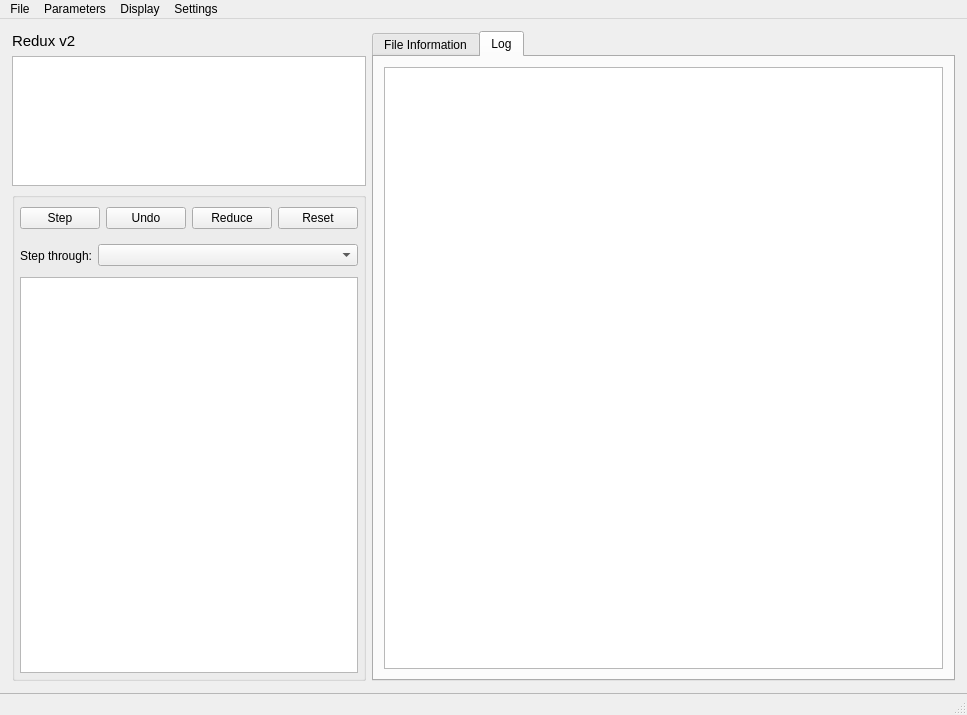
<?xml version="1.0" encoding="UTF-8"?>
<ui version="4.0">
 <class>MainWindow</class>
 <widget class="QMainWindow" name="MainWindow">
  <property name="geometry">
   <rect>
    <x>0</x>
    <y>0</y>
    <width>967</width>
    <height>715</height>
   </rect>
  </property>
  <property name="windowTitle">
   <string>Redux</string>
  </property>
  <property name="styleSheet">
   <string notr="true">#statusbar {
    border-top: 1px solid rgb(183, 183, 183)
}</string>
  </property>
  <widget class="QWidget" name="centralwidget">
   <property name="font">
    <font>
     <pointsize>12</pointsize>
    </font>
   </property>
   <layout class="QGridLayout" name="gridLayout">
    <property name="leftMargin">
     <number>12</number>
    </property>
    <property name="topMargin">
     <number>12</number>
    </property>
    <property name="rightMargin">
     <number>12</number>
    </property>
    <property name="bottomMargin">
     <number>12</number>
    </property>
    <item row="0" column="0">
     <layout class="QHBoxLayout" name="horizontalLayout_3">
      <property name="sizeConstraint">
       <enum>QLayout::SetMinimumSize</enum>
      </property>
      <item>
       <widget class="QWidget" name="pipeStepContainer" native="true">
        <property name="enabled">
         <bool>true</bool>
        </property>
        <property name="sizePolicy">
         <sizepolicy hsizetype="Fixed" vsizetype="Preferred">
          <horstretch>0</horstretch>
          <verstretch>0</verstretch>
         </sizepolicy>
        </property>
        <property name="minimumSize">
         <size>
          <width>333</width>
          <height>0</height>
         </size>
        </property>
        <property name="maximumSize">
         <size>
          <width>500</width>
          <height>16777215</height>
         </size>
        </property>
        <layout class="QVBoxLayout" name="verticalLayout_3">
         <property name="spacing">
          <number>-1</number>
         </property>
         <property name="leftMargin">
          <number>0</number>
         </property>
         <property name="topMargin">
          <number>1</number>
         </property>
         <property name="rightMargin">
          <number>0</number>
         </property>
         <property name="bottomMargin">
          <number>0</number>
         </property>
         <item>
          <widget class="QLabel" name="pipelineVersionLabel">
           <property name="sizePolicy">
            <sizepolicy hsizetype="Preferred" vsizetype="Fixed">
             <horstretch>0</horstretch>
             <verstretch>0</verstretch>
            </sizepolicy>
           </property>
           <property name="minimumSize">
            <size>
             <width>0</width>
             <height>18</height>
            </size>
           </property>
           <property name="font">
            <font>
             <pointsize>11</pointsize>
            </font>
           </property>
           <property name="text">
            <string>Redux v2</string>
           </property>
           <property name="margin">
            <number>2</number>
           </property>
          </widget>
         </item>
         <item>
          <widget class="QTextEdit" name="fileSummaryTextEdit">
           <property name="sizePolicy">
            <sizepolicy hsizetype="Expanding" vsizetype="Maximum">
             <horstretch>0</horstretch>
             <verstretch>0</verstretch>
            </sizepolicy>
           </property>
           <property name="minimumSize">
            <size>
             <width>0</width>
             <height>130</height>
            </size>
           </property>
           <property name="maximumSize">
            <size>
             <width>16777215</width>
             <height>130</height>
            </size>
           </property>
           <property name="font">
            <font>
             <pointsize>12</pointsize>
            </font>
           </property>
           <property name="focusPolicy">
            <enum>Qt::NoFocus</enum>
           </property>
           <property name="lineWrapMode">
            <enum>QTextEdit::NoWrap</enum>
           </property>
           <property name="html">
            <string>&lt;!DOCTYPE HTML PUBLIC &quot;-//W3C//DTD HTML 4.0//EN&quot; &quot;http://www.w3.org/TR/REC-html40/strict.dtd&quot;&gt;
&lt;html&gt;&lt;head&gt;&lt;meta name=&quot;qrichtext&quot; content=&quot;1&quot; /&gt;&lt;style type=&quot;text/css&quot;&gt;
p, li { white-space: pre-wrap; }
&lt;/style&gt;&lt;/head&gt;&lt;body style=&quot; font-family:'.AppleSystemUIFont'; font-size:12pt; font-weight:400; font-style:normal;&quot;&gt;
&lt;p style=&quot;-qt-paragraph-type:empty; margin-top:0px; margin-bottom:0px; margin-left:0px; margin-right:0px; -qt-block-indent:0; text-indent:0px; font-family:'.SF NS Text'; font-size:13pt;&quot;&gt;&lt;br /&gt;&lt;/p&gt;&lt;/body&gt;&lt;/html&gt;</string>
           </property>
           <property name="textInteractionFlags">
            <set>Qt::NoTextInteraction</set>
           </property>
           <property name="placeholderText">
            <string/>
           </property>
          </widget>
         </item>
         <item>
          <widget class="QGroupBox" name="controlsBox">
           <property name="enabled">
            <bool>true</bool>
           </property>
           <property name="sizePolicy">
            <sizepolicy hsizetype="Expanding" vsizetype="Preferred">
             <horstretch>0</horstretch>
             <verstretch>0</verstretch>
            </sizepolicy>
           </property>
           <property name="maximumSize">
            <size>
             <width>16777215</width>
             <height>16777215</height>
            </size>
           </property>
           <layout class="QVBoxLayout" name="verticalLayout">
            <property name="spacing">
             <number>-1</number>
            </property>
            <property name="sizeConstraint">
             <enum>QLayout::SetDefaultConstraint</enum>
            </property>
            <property name="leftMargin">
             <number>5</number>
            </property>
            <property name="topMargin">
             <number>5</number>
            </property>
            <property name="rightMargin">
             <number>5</number>
            </property>
            <property name="bottomMargin">
             <number>5</number>
            </property>
            <item>
             <widget class="QFrame" name="stepControls">
              <property name="enabled">
               <bool>true</bool>
              </property>
              <property name="sizePolicy">
               <sizepolicy hsizetype="Expanding" vsizetype="Fixed">
                <horstretch>0</horstretch>
                <verstretch>0</verstretch>
               </sizepolicy>
              </property>
              <property name="minimumSize">
               <size>
                <width>0</width>
                <height>68</height>
               </size>
              </property>
              <property name="maximumSize">
               <size>
                <width>16777215</width>
                <height>68</height>
               </size>
              </property>
              <layout class="QVBoxLayout" name="verticalLayout_2">
               <property name="leftMargin">
                <number>0</number>
               </property>
               <property name="topMargin">
                <number>0</number>
               </property>
               <property name="rightMargin">
                <number>0</number>
               </property>
               <property name="bottomMargin">
                <number>0</number>
               </property>
               <item>
                <widget class="QFrame" name="stepFrame">
                 <property name="sizePolicy">
                  <sizepolicy hsizetype="Expanding" vsizetype="Preferred">
                   <horstretch>0</horstretch>
                   <verstretch>0</verstretch>
                  </sizepolicy>
                 </property>
                 <property name="frameShape">
                  <enum>QFrame::NoFrame</enum>
                 </property>
                 <property name="frameShadow">
                  <enum>QFrame::Raised</enum>
                 </property>
                 <layout class="QHBoxLayout" name="horizontalLayout_4">
                  <property name="leftMargin">
                   <number>0</number>
                  </property>
                  <property name="topMargin">
                   <number>0</number>
                  </property>
                  <property name="rightMargin">
                   <number>0</number>
                  </property>
                  <property name="bottomMargin">
                   <number>0</number>
                  </property>
                  <item>
                   <widget class="QPushButton" name="stepButton">
                    <property name="enabled">
                     <bool>true</bool>
                    </property>
                    <property name="text">
                     <string>Step</string>
                    </property>
                   </widget>
                  </item>
                  <item>
                   <widget class="QPushButton" name="undoButton">
                    <property name="enabled">
                     <bool>true</bool>
                    </property>
                    <property name="text">
                     <string>Undo</string>
                    </property>
                   </widget>
                  </item>
                  <item>
                   <widget class="QPushButton" name="reduceButton">
                    <property name="enabled">
                     <bool>true</bool>
                    </property>
                    <property name="text">
                     <string>Reduce</string>
                    </property>
                   </widget>
                  </item>
                  <item>
                   <widget class="QPushButton" name="resetButton">
                    <property name="enabled">
                     <bool>true</bool>
                    </property>
                    <property name="text">
                     <string>Reset</string>
                    </property>
                   </widget>
                  </item>
                 </layout>
                </widget>
               </item>
               <item>
                <widget class="QWidget" name="stepThroughFrame" native="true">
                 <property name="enabled">
                  <bool>true</bool>
                 </property>
                 <layout class="QHBoxLayout" name="horizontalLayout_2">
                  <property name="leftMargin">
                   <number>0</number>
                  </property>
                  <property name="topMargin">
                   <number>0</number>
                  </property>
                  <property name="rightMargin">
                   <number>0</number>
                  </property>
                  <property name="bottomMargin">
                   <number>0</number>
                  </property>
                  <item>
                   <widget class="QLabel" name="label">
                    <property name="text">
                     <string>Step through:</string>
                    </property>
                   </widget>
                  </item>
                  <item>
                   <widget class="QComboBox" name="stepThroughComboBox">
                    <property name="sizePolicy">
                     <sizepolicy hsizetype="Expanding" vsizetype="Fixed">
                      <horstretch>0</horstretch>
                      <verstretch>0</verstretch>
                     </sizepolicy>
                    </property>
                    <item>
                     <property name="text">
                      <string/>
                     </property>
                    </item>
                   </widget>
                  </item>
                 </layout>
                </widget>
               </item>
              </layout>
             </widget>
            </item>
            <item>
             <widget class="QScrollArea" name="pipeStepFrame">
              <property name="enabled">
               <bool>true</bool>
              </property>
              <property name="styleSheet">
               <string notr="true"/>
              </property>
              <property name="frameShape">
               <enum>QFrame::NoFrame</enum>
              </property>
              <property name="widgetResizable">
               <bool>true</bool>
              </property>
              <widget class="QWidget" name="pipeStepFrameWidget">
               <property name="enabled">
                <bool>true</bool>
               </property>
               <property name="geometry">
                <rect>
                 <x>0</x>
                 <y>0</y>
                 <width>317</width>
                 <height>377</height>
                </rect>
               </property>
               <property name="styleSheet">
                <string notr="true"/>
               </property>
               <layout class="QGridLayout" name="gridLayout_5">
                <property name="leftMargin">
                 <number>0</number>
                </property>
                <property name="topMargin">
                 <number>0</number>
                </property>
                <property name="rightMargin">
                 <number>0</number>
                </property>
                <property name="bottomMargin">
                 <number>0</number>
                </property>
                <item row="0" column="0">
                 <widget class="QListWidget" name="pipeStepListWidget">
                  <property name="enabled">
                   <bool>true</bool>
                  </property>
                  <property name="focusPolicy">
                   <enum>Qt::NoFocus</enum>
                  </property>
                  <property name="frameShadow">
                   <enum>QFrame::Sunken</enum>
                  </property>
                  <property name="editTriggers">
                   <set>QAbstractItemView::NoEditTriggers</set>
                  </property>
                  <property name="showDropIndicator" stdset="0">
                   <bool>false</bool>
                  </property>
                  <property name="alternatingRowColors">
                   <bool>true</bool>
                  </property>
                  <property name="selectionMode">
                   <enum>QAbstractItemView::NoSelection</enum>
                  </property>
                 </widget>
                </item>
               </layout>
              </widget>
             </widget>
            </item>
           </layout>
          </widget>
         </item>
        </layout>
       </widget>
      </item>
      <item>
       <widget class="QTabWidget" name="dataTabWidget">
        <property name="sizePolicy">
         <sizepolicy hsizetype="Expanding" vsizetype="Expanding">
          <horstretch>4</horstretch>
          <verstretch>0</verstretch>
         </sizepolicy>
        </property>
        <property name="minimumSize">
         <size>
          <width>0</width>
          <height>20</height>
         </size>
        </property>
        <property name="currentIndex">
         <number>1</number>
        </property>
        <widget class="QWidget" name="fileInfoTab">
         <attribute name="title">
          <string>File Information</string>
         </attribute>
         <layout class="QGridLayout" name="gridLayout_3">
          <property name="leftMargin">
           <number>10</number>
          </property>
          <property name="topMargin">
           <number>10</number>
          </property>
          <property name="rightMargin">
           <number>10</number>
          </property>
          <property name="bottomMargin">
           <number>10</number>
          </property>
          <item row="0" column="0">
           <widget class="QTableView" name="fileTableView">
            <property name="font">
             <font>
              <pointsize>12</pointsize>
             </font>
            </property>
            <property name="editTriggers">
             <set>QAbstractItemView::NoEditTriggers</set>
            </property>
            <property name="tabKeyNavigation">
             <bool>false</bool>
            </property>
            <property name="showDropIndicator" stdset="0">
             <bool>false</bool>
            </property>
            <property name="dragDropOverwriteMode">
             <bool>false</bool>
            </property>
            <property name="alternatingRowColors">
             <bool>true</bool>
            </property>
            <property name="selectionMode">
             <enum>QAbstractItemView::NoSelection</enum>
            </property>
            <property name="selectionBehavior">
             <enum>QAbstractItemView::SelectRows</enum>
            </property>
            <property name="sortingEnabled">
             <bool>true</bool>
            </property>
            <attribute name="horizontalHeaderCascadingSectionResizes">
             <bool>false</bool>
            </attribute>
            <attribute name="horizontalHeaderHighlightSections">
             <bool>false</bool>
            </attribute>
            <attribute name="horizontalHeaderMinimumSectionSize">
             <number>50</number>
            </attribute>
            <attribute name="horizontalHeaderStretchLastSection">
             <bool>true</bool>
            </attribute>
            <attribute name="verticalHeaderVisible">
             <bool>false</bool>
            </attribute>
            <attribute name="verticalHeaderHighlightSections">
             <bool>false</bool>
            </attribute>
            <attribute name="verticalHeaderStretchLastSection">
             <bool>false</bool>
            </attribute>
           </widget>
          </item>
         </layout>
        </widget>
        <widget class="QWidget" name="logTab">
         <attribute name="title">
          <string>Log</string>
         </attribute>
         <layout class="QGridLayout" name="gridLayout_4">
          <property name="leftMargin">
           <number>10</number>
          </property>
          <property name="topMargin">
           <number>10</number>
          </property>
          <property name="rightMargin">
           <number>10</number>
          </property>
          <property name="bottomMargin">
           <number>10</number>
          </property>
          <item row="0" column="0">
           <widget class="QTextEdit" name="logTextEdit">
            <property name="font">
             <font>
              <family>Menlo</family>
              <pointsize>12</pointsize>
             </font>
            </property>
            <property name="textInteractionFlags">
             <set>Qt::TextSelectableByKeyboard|Qt::TextSelectableByMouse</set>
            </property>
            <property name="placeholderText">
             <string/>
            </property>
           </widget>
          </item>
         </layout>
        </widget>
       </widget>
      </item>
     </layout>
    </item>
   </layout>
  </widget>
  <widget class="QStatusBar" name="statusbar">
   <property name="autoFillBackground">
    <bool>false</bool>
   </property>
  </widget>
  <widget class="QMenuBar" name="menubar">
   <property name="geometry">
    <rect>
     <x>0</x>
     <y>0</y>
     <width>967</width>
     <height>22</height>
    </rect>
   </property>
   <property name="nativeMenuBar">
    <bool>false</bool>
   </property>
   <widget class="QMenu" name="menuFile">
    <property name="title">
     <string>File</string>
    </property>
    <addaction name="actionOpenNewReduction"/>
    <addaction name="actionCloseReduction"/>
    <addaction name="separator"/>
    <addaction name="actionAddFiles"/>
    <addaction name="actionRemoveFiles"/>
    <addaction name="actionSetOutputDirectory"/>
    <addaction name="actionSaveInputManifest"/>
    <addaction name="actionSaveOutputManifest"/>
    <addaction name="separator"/>
    <addaction name="actionQuit"/>
   </widget>
   <widget class="QMenu" name="menuParameters">
    <property name="title">
     <string>Parameters</string>
    </property>
    <addaction name="actionDisplayAllParameters"/>
    <addaction name="actionLoadParameters"/>
    <addaction name="actionSaveParameters"/>
    <addaction name="actionResetAllParameters"/>
   </widget>
   <widget class="QMenu" name="menuDisplay">
    <property name="title">
     <string>Display</string>
    </property>
    <addaction name="actionUpdateDisplays"/>
    <addaction name="actionDisplayIntermediate"/>
   </widget>
   <widget class="QMenu" name="menuSettings">
    <property name="title">
     <string>Settings</string>
    </property>
    <addaction name="actionLoadConfiguration"/>
    <addaction name="actionDisplayConfiguration"/>
    <addaction name="actionSaveConfiguration"/>
    <addaction name="actionResetConfiguration"/>
   </widget>
   <addaction name="menuFile"/>
   <addaction name="menuParameters"/>
   <addaction name="menuDisplay"/>
   <addaction name="menuSettings"/>
  </widget>
  <action name="actionOpenNewReduction">
   <property name="text">
    <string>Open New Reduction</string>
   </property>
  </action>
  <action name="actionAddFiles">
   <property name="enabled">
    <bool>false</bool>
   </property>
   <property name="text">
    <string>Add Files</string>
   </property>
  </action>
  <action name="actionRemoveFiles">
   <property name="enabled">
    <bool>false</bool>
   </property>
   <property name="text">
    <string>Remove Files</string>
   </property>
  </action>
  <action name="actionDisplayAllParameters">
   <property name="enabled">
    <bool>false</bool>
   </property>
   <property name="text">
    <string>Display All Parameters</string>
   </property>
  </action>
  <action name="actionLoadParameters">
   <property name="enabled">
    <bool>false</bool>
   </property>
   <property name="text">
    <string>Load Parameters</string>
   </property>
  </action>
  <action name="actionSaveParameters">
   <property name="enabled">
    <bool>false</bool>
   </property>
   <property name="text">
    <string>Save Parameters</string>
   </property>
  </action>
  <action name="actionCloseReduction">
   <property name="enabled">
    <bool>false</bool>
   </property>
   <property name="text">
    <string>Close Reduction</string>
   </property>
  </action>
  <action name="actionQuit">
   <property name="text">
    <string>Quit</string>
   </property>
  </action>
  <action name="actionResetAllParameters">
   <property name="enabled">
    <bool>false</bool>
   </property>
   <property name="text">
    <string>Reset All Parameters</string>
   </property>
  </action>
  <action name="actionSaveInputManifest">
   <property name="enabled">
    <bool>false</bool>
   </property>
   <property name="text">
    <string>Save Input Manifest</string>
   </property>
  </action>
  <action name="actionSaveOutputManifest">
   <property name="enabled">
    <bool>false</bool>
   </property>
   <property name="text">
    <string>Save Output Manifest</string>
   </property>
  </action>
  <action name="actionSetOutputDirectory">
   <property name="enabled">
    <bool>false</bool>
   </property>
   <property name="text">
    <string>Set Output Directory</string>
   </property>
  </action>
  <action name="actionUpdateDisplays">
   <property name="checkable">
    <bool>true</bool>
   </property>
   <property name="checked">
    <bool>true</bool>
   </property>
   <property name="text">
    <string>Update Displays</string>
   </property>
  </action>
  <action name="actionDisplayIntermediate">
   <property name="checkable">
    <bool>true</bool>
   </property>
   <property name="checked">
    <bool>true</bool>
   </property>
   <property name="text">
    <string>Display Intermediate Steps</string>
   </property>
  </action>
  <action name="actionLoadConfiguration">
   <property name="text">
    <string>Load Configuration</string>
   </property>
  </action>
  <action name="actionSaveConfiguration">
   <property name="text">
    <string>Save Configuration</string>
   </property>
  </action>
  <action name="actionResetConfiguration">
   <property name="text">
    <string>Reset Configuration</string>
   </property>
  </action>
  <action name="actionDisplayConfiguration">
   <property name="text">
    <string>Edit Configuration</string>
   </property>
  </action>
 </widget>
 <resources>
  <include location="tango.qrc"/>
  <include location="redux.qrc"/>
 </resources>
 <connections/>
</ui>
